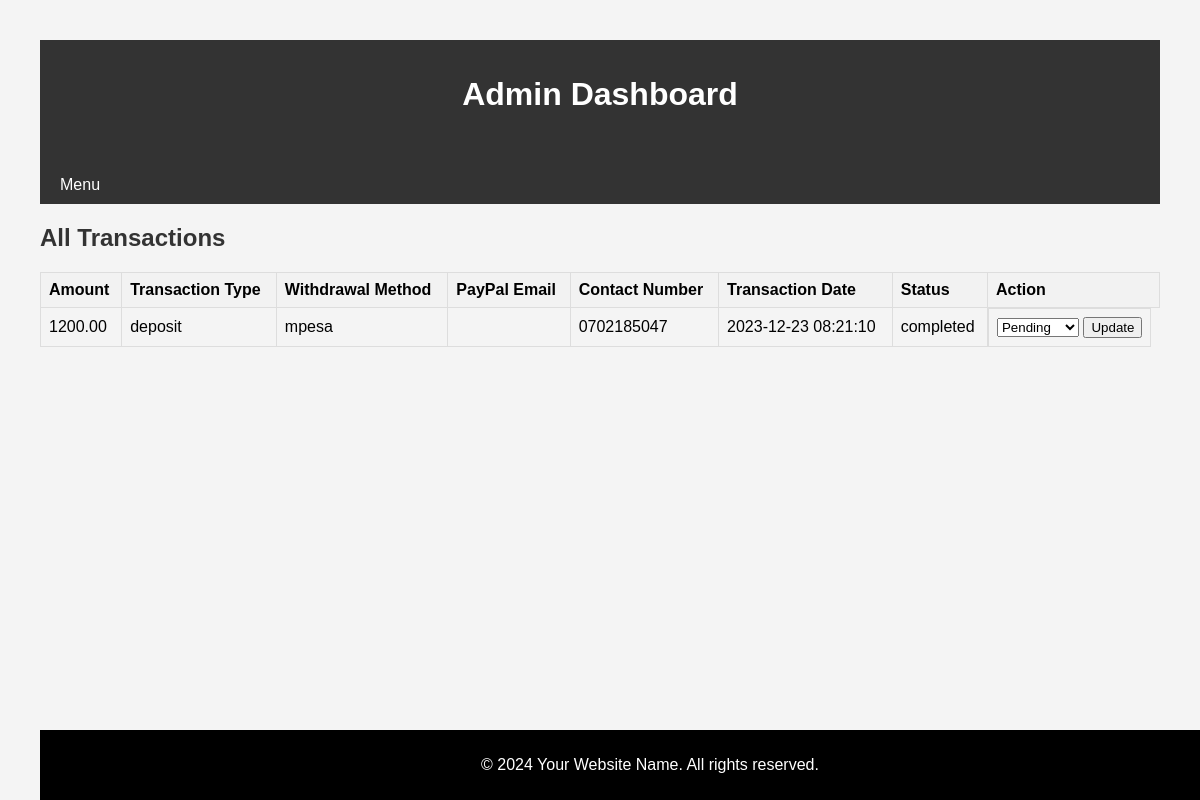
Page /Admin/withdrawals.php on the committed database.
### tables this page shows
CREATE TABLE `transactions` (
  `transaction_id` int(11) NOT NULL,
  `user_id` int(11) DEFAULT NULL,
  `amount` decimal(10,2) NOT NULL,
  `transaction_type` enum('deposit','withdraw','profit') NOT NULL,
  `transaction_date` timestamp NOT NULL DEFAULT current_timestamp(),
  `status` varchar(255) DEFAULT 'active',
  `withdrawal_method` varchar(255) DEFAULT NULL,
  `paypal_email` varchar(255) DEFAULT NULL,
  `contact_number` varchar(255) DEFAULT NULL,
  `plan_id` int(11) DEFAULT NULL,
  `deposit_method` varchar(255) DEFAULT NULL,
  `ResultCode` varchar(500) NOT NULL,
  `CheckoutRequestID` varchar(500) NOT NULL,
  `MpesaReceiptNumber` varchar(500) NOT NULL
);

### htdocs/Admin/withdrawals.php (the view, shortened to what this page needs)
<?php
include('../db_connection.php');
include('header.php');
$sql = "SELECT transaction_id, amount, transaction_type, withdrawal_method, paypal_email, contact_number, transaction_date, status
        FROM transactions";
$result = $conn->query($sql);
?>
<!DOCTYPE html>
<html lang="en">
<head>
</head>
<body>
    <?php
    if ($result->num_rows > 0) {
        echo "<h2>All Transactions</h2>";
        echo "<table>
                <tr>
                    <th>Amount</th>
                    <th>Transaction Type</th>
                    <th>Withdrawal Method</th>
                    <th>PayPal Email</th>
                    <th>Contact Number</th>
                    <th>Transaction Date</th>
                    <th>Status</th>
                    <th>Action</th>
                </tr>";
        while ($row = $result->fetch_assoc()) {
            echo "<tr>
                    <td>{$row['amount']}</td>
                    <td>{$row['transaction_type']}</td>
                    <td>{$row['withdrawal_method']}</td>
                    <td>{$row['paypal_email']}</td>
                    <td>{$row['contact_number']}</td>
                    <td>{$row['transaction_date']}</td>
                    <td>{$row['status']}</td>
                    <td class='status-form'>
                        <form method='POST' action=''>
                            <input type='hidden' name='transaction_id' value='{$row['transaction_id']}'>
                            <select name='new_status'>
                                <option value='active'>Pending</option>
                                <option value='completed'>Approved</option>
                                <option value='cancelled'>Cancelled</option>
                            </select>
                            <input type='submit' name='update_status' value='Update'>
                        </form>
                    </td>
                </tr>";
        }
        echo "</table>";
    } else {
        echo "<p>No transactions found.</p>";
    }
    ?>
</body>
</html>
<?php
include('footer.php');
?>

### htdocs/Admin/header.php (style rules this page uses)
body { font-family: 'Arial', sans-serif; margin: 0; padding: 0; background-color: #f4f4f4; height: auto; }

### htdocs/Admin/withdrawals.php (style rules this page uses)
body { font-family: 'Arial', sans-serif; margin: 20px; padding: 20px; background-color: #f4f4f4; }
h2 { color: #333; }
table { width: 100%; border-collapse: collapse; margin-top: 20px; }
th, td { border: 1px solid #ddd; padding: 8px; text-align: left; }
th { background-color: #f2f2f2; }
.status-form { display: inline-block; }

### rows in the picture
transactions: amount "1200.00", transaction_type "deposit", withdrawal_method "mpesa", contact_number "0702185047", transaction_date "2023-12-23 08:21:10", status "completed"
